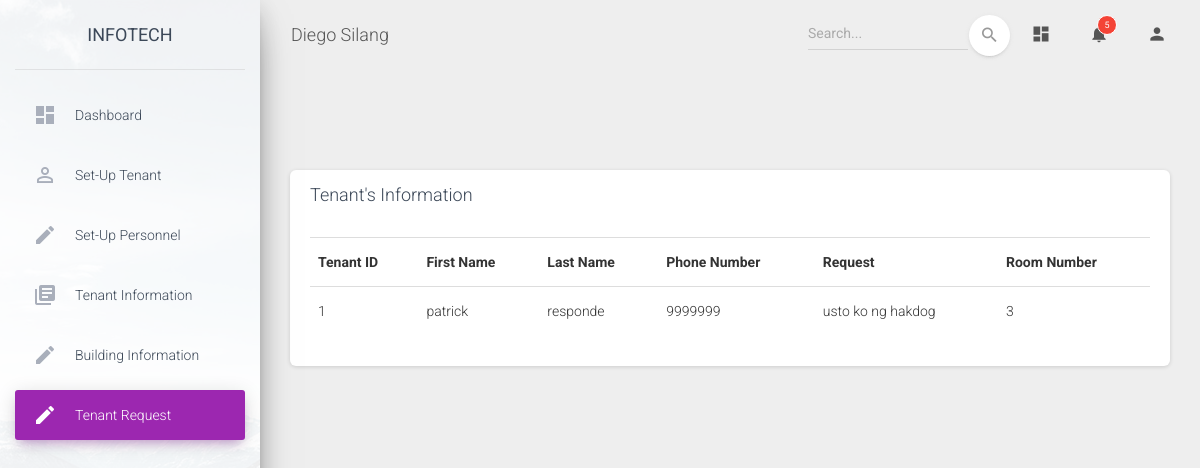
Page /material-dashboard/pages/tenantreq.php on the committed database.
### tables this page shows
CREATE TABLE `tenantreq` (
  `tenantID` int(11) NOT NULL,
  `firstName` varchar(255) NOT NULL,
  `lastName` varchar(255) NOT NULL,
  `pnumber` int(11) NOT NULL,
  `reqTenant` varchar(255) NOT NULL,
  `roomNumber` int(11) NOT NULL
);

### material-dashboard/pages/tenantreq.php (the view, shortened to what this page needs)
<!DOCTYPE html>
<html lang="en">
<head>
  <link rel="stylesheet" href="https://maxcdn.bootstrapcdn.com/font-awesome/latest/css/font-awesome.min.css">
  <link href="../assets/css/material-dashboard.css?v=2.1.1" rel="stylesheet" />
  <link href="../assets/demo/demo.css" rel="stylesheet" />
</head>
<body class="">
  <div class="wrapper ">
    <div class="sidebar" data-color="purple" data-background-color="white" data-image="../assets/img/sidebar-1.jpg">
      <div class="logo">
        <a href="http://www.creative-tim.com" class="simple-text logo-normal">
          InfoTech
        </a>
      </div>
      <div class="sidebar-wrapper">
        <ul class="nav">
          <li class="nav-item ">
            <a class="nav-link" href="./dashboard.php">
              <i class="material-icons">dashboard</i>
              <p>Dashboard</p>
            </a>
          </li>
          <li class="nav-item ">
            <a class="nav-link" href="./SetupTenant.php">
              <i class="material-icons">perm_identity</i>
              <p>Set-up Tenant</p>
            </a>
          </li>
          <li class="nav-item ">
            <a class="nav-link" href="./Setuppersonnel.php">
              <i class="material-icons">create</i>
              <p>Set-up Personnel</p>
            </a>
          </li>
          <li class="nav-item ">
            <a class="nav-link" href="./viewinfo.php">
              <i class="material-icons">library_books</i>
              <p>Tenant Information</p>
            </a>
          </li>
          <li class="nav-item">
            <a class="nav-link" href="./viewbldg.php">
              <i class="material-icons">create</i>
              <p>Building Information</p>
            </a>
          </li>
          <li class="nav-item active">
            <a class="nav-link" href="./tenantreq.php">
              <i class="material-icons">create</i>
              <p>Tenant Request</p>
            </a>
          </li>
        </ul>
      </div>
    </div>
    <div class="main-panel">
      <nav class="navbar navbar-expand-lg navbar-transparent navbar-absolute fixed-top ">
        <div class="container-fluid">
          <div class="navbar-wrapper">
            <a class="navbar-brand" href="#pablo">Diego Silang</a>
          </div>
          <div class="collapse navbar-collapse justify-content-end">
            <form class="navbar-form">
              <div class="input-group no-border">
                <input type="text" value="" class="form-control" placeholder="Search...">
                <button type="submit" class="btn btn-white btn-round btn-just-icon">
                  <i class="material-icons">search</i>
                  <div class="ripple-container"></div>
                </button>
              </div>
            </form>
            <ul class="navbar-nav">
              <li class="nav-item">
                <a class="nav-link" href="#pablo">
                  <i class="material-icons">dashboard</i>
                </a>
              </li>
              <li class="nav-item dropdown">
                <a class="nav-link" href="http://example.com" id="navbarDropdownMenuLink" data-toggle="dropdown" aria-haspopup="true" aria-expanded="false">
                  <i class="material-icons">notifications</i>
                  <span class="notification">5</span>
                </a>
              </li>
              <li class="nav-item dropdown">
                <a class="nav-link" href="#pablo" id="navbarDropdownProfile" data-toggle="dropdown" aria-haspopup="true" aria-expanded="false">
                  <i class="material-icons">person</i>
                </a>
              </li>
            </ul>
          </div>
        </div>
      </nav> <div class="container-fluid">
          <button class="navbar-toggler" type="button" data-toggle="collapse" aria-controls="navigation-index" aria-expanded="false" aria-label="Toggle navigation">
            <span class="navbar-toggler-icon icon-bar"></span>
            <span class="navbar-toggler-icon icon-bar"></span>
            <span class="navbar-toggler-icon icon-bar"></span>
          </button>
        </div>
      <div class="content">
        <div class="row">
          <div class="col-md-12">
              <div class="col-md-12">
            <div class="card ">
              <div class="card-header">
                <h4 class="card-title">Tenant's Information</h4>
              </div>
              <div class="card-body">
                <div class="table-responsive">
                  <?php
                    include "dbconn.php";
                    $sql = "SELECT * FROM tenantreq";
                    if($result = mysqli_query($link, $sql)){
                        if(mysqli_num_rows($result) > 0){
                            echo "<table class = 'table tablesorter'>";
                                echo "<tr>";
                                    echo "<th>Tenant ID</th>";
                                    echo "<th>First Name</th>";
                                    echo "<th>Last Name</th>";
                                    echo "<th>Phone Number</th>";
                                    echo "<th>Request</th>";
                                    echo "<th>Room Number</th>";
                                echo "</tr>";
                            while($row = mysqli_fetch_array($result)){
                                echo "<tr>";
                                    echo "<td>" . $row['tenantID'] . "</td>";
                                    echo "<td>" . $row['firstName'] . "</td>";
                                    echo "<td>" . $row['lastName'] . "</td>";
                                    echo "<td>" . $row['pnumber'] . "</td>";
                                    echo "<td>" . $row['reqTenant'] . "</td>";
                                    echo "<td>" . $row['roomNumber'] . "</td>";
                                echo "</tr>";
                            }
                            echo "</table>";
                        } else{
                            echo "No request were found.";
                        }
                    } else{
                        echo "ERROR: Could not able to execute $sql. " . mysqli_error($link);
                    }
                  ?>
</body>
</html>

### rows in the picture
tenantreq: tenantID "1", firstName "patrick", lastName "responde", pnumber "9999999", reqTenant "usto ko ng hakdog", roomNumber "3"
